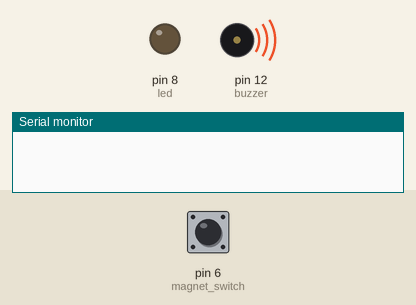
This sketch was run on a simulated Arduino Uno, built with avr-gcc and run on an emulated ATmega328P. Parts: output pins drawn as LEDs (lit = HIGH), buzzer (waves = sounding), the last lines printed to the serial monitor. The inputs (shaded band) are chosen by the test bench; at power-on: pin 6 (magnet_switch) HIGH.

Above: at 6.8 s.
6.9 s: pin 6 (magnet_switch) pulled LOW for 3 s
At 9.7 s:
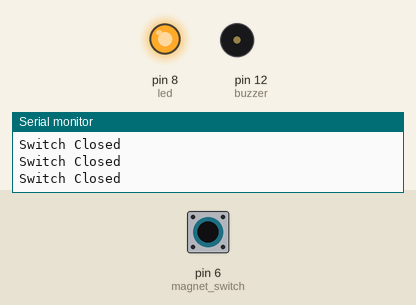
11.4 s: pin 6 (magnet_switch) driven LOW
At 13.9 s:
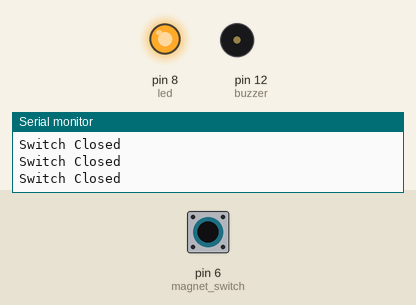
19.1 s: pin 6 (magnet_switch) driven HIGH
At 19.4 s:
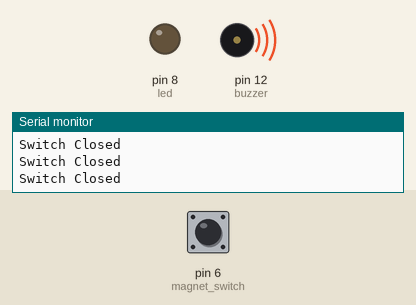
Timing chart, 0 to 22.1 s (numbered marks = the images above; inputs shaded):
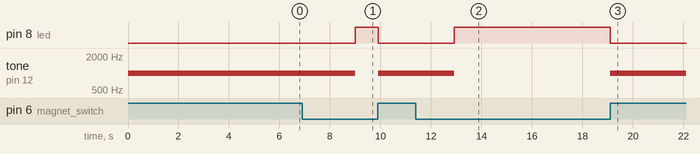

The sketch:

krabickaNaLieky.ino
```cpp
const int magnet_switch = 6;  // Magnet switch
const int buzzer = 12;        // Buzzer
const int led = 8;
const int buttonPin = 7;

int buttonState = LOW;
boolean wasOpened = false;

void setup() {
  pinMode(magnet_switch, INPUT_PULLUP);
  pinMode(buzzer, OUTPUT);
  pinMode(buttonPin, INPUT);
  pinMode(led, OUTPUT);
  Serial.begin(9600);
}

void loop() {

  if (digitalRead(magnet_switch) == LOW && !wasOpened) {
    Serial.println("Switch Closed");
    noTone(buzzer);
    digitalWrite(led, HIGH);
  } else {
    wasOpened = true;
    digitalWrite(led, LOW);
    tone(buzzer, 1000);
    delay(3000);
    wasOpened = false;
  }
}
```

Measured:
- after the input at 6.9 s, pin 8 (led): LOW → HIGH after 2.1 s, → LOW 0.92 s later; tone on pin 12 (buzzer): 1000 Hz → silent after 2.1 s, → 1000 Hz 0.92 s later
- after the input at 11.4 s, pin 8 (led): LOW → HIGH after 1.5 s; tone on pin 12 (buzzer): 1000 Hz → silent after 1.5 s
- after the input at 19.1 s, pin 8 (led): HIGH → LOW at once; tone on pin 12 (buzzer): silent → 1000 Hz at once
